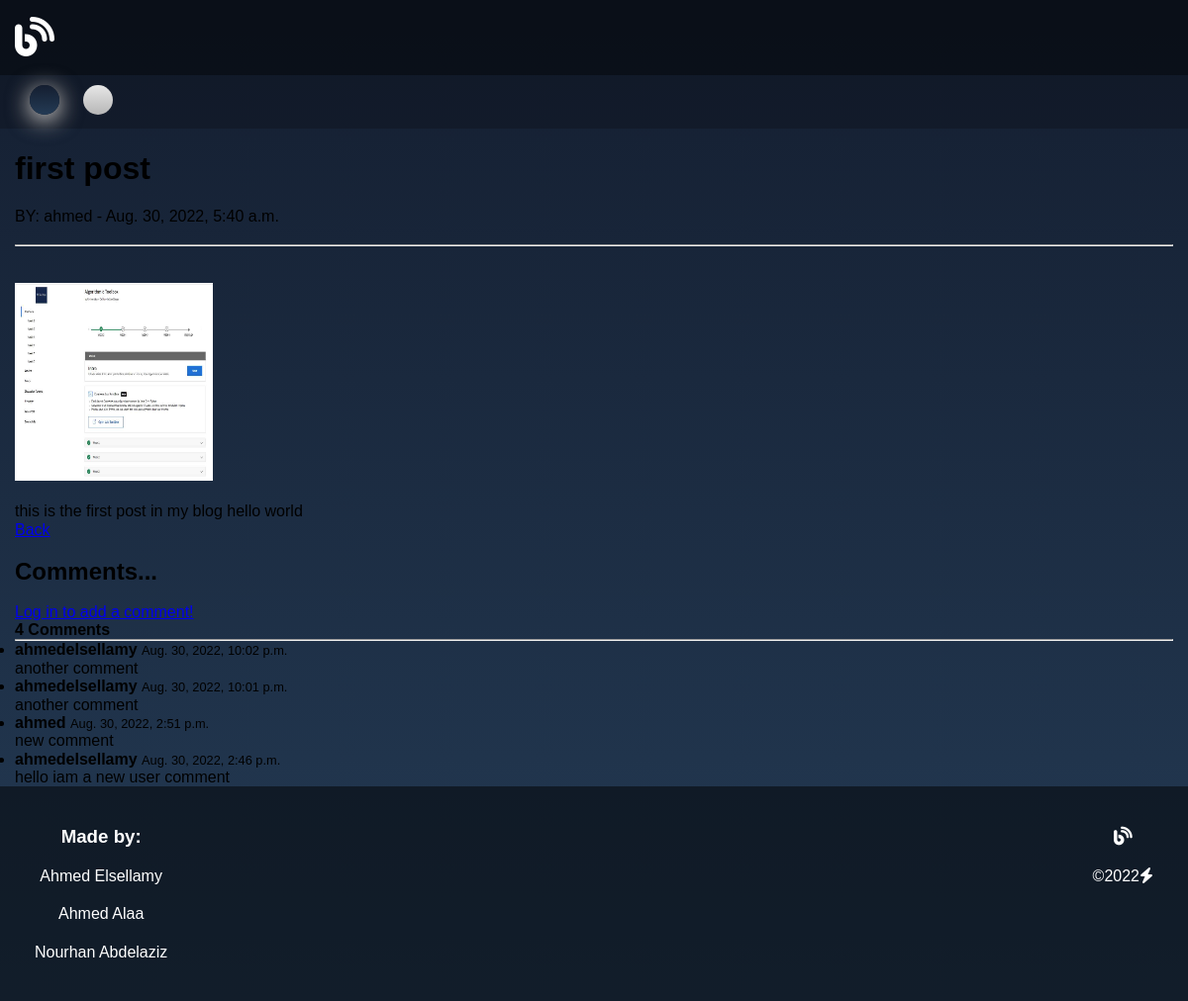
Screenshot of /categories/posts/1 with the database file from the repository.
### categories/models.py (models this page shows, shortened)
class Post(models.Model):
    post_title = models.CharField(
        max_length=20, null=False, verbose_name='title')
    post_image = models.ImageField(
        upload_to='categories/post/images/', null=True, verbose_name='image')
    post_content = models.TextField(null=True)
    post_category_id = models.ForeignKey(
        Category, on_delete=models.CASCADE, null=True, verbose_name='category')
    tags = TaggableManager()
    post_user_id = models.ForeignKey(
        User, on_delete=models.CASCADE, null=True, verbose_name='user')
    post_created_at = models.DateTimeField(auto_now_add=True, null=True)
    post_updated_at = models.DateTimeField(auto_now=True, null=True)
    likes = models.ManyToManyField(User, related_name='likes', blank=True)
    dislikes = models.ManyToManyField(
        User, related_name='dislikes', blank=True)
    def get_image_url(self):
        return f"/media/{self.post_image}"
    @property
    def number_of_comments(self):
        return Comment.objects.filter(comment_post_id=self).count()

class Comment(models.Model):
    comment_content = models.TextField(max_length=200)
    comment_post_id = models.ForeignKey(
        Post, related_name='comments', on_delete=models.CASCADE)
    comment_user_id = models.ForeignKey(User, on_delete=models.CASCADE)
    comment_time = models.DateTimeField(auto_now_add=True)
    class Meta:
        ordering = ['comment_time']

### categories/views.py (the view, shortened to what this page needs)
# urls.py: path('posts/<int:pk>', PostDetail.as_view(), name='post-details'),
class PostDetail(DetailView):
    model = Post
    template_name = 'categories/posts/post_details.html'
    def get_context_data(self, **kwargs):
        data = super().get_context_data(**kwargs)
        comments_connected = Comment.objects.filter(
            comment_post_id=self.get_object()).order_by('-comment_time')
        data['comments'] = comments_connected
        if self.request.user.is_authenticated:
            data['comment_form'] = CommentForm(instance=self.request.user)
        return data

### templates/categories/posts/post_details.html
{% extends 'global/base.html' %}
{% block main %}
    <div class="container">
        <h1>{{ post.post_title }}</h1>
        <p>BY: {{ post.post_user_id }} - {{ post.post_created_at }}</p>
        <br><hr>
        <br><br>
        <img src="{{ post.get_image_url }}" alt="..."
             width="200" height="200"><br><br>
        <p>{{ post.post_content }}</p>
        <a href="{% url 'posts-index' %}">Back</a>
        <br><br>
        <h2>Comments...</h2>
        <br>
        {% if user.is_authenticated %}
          <form method="POST">
            {% csrf_token %}
            <div class="form-group">
              {{ comment_form }}
              <button class="btn btn-info" type="submit">Add comment <i class="fas fa-comments"></i></button>
            </div>
          </form>
          {% else %}
          <a class="btn btn-outline-info" href="{% url 'login' %}?next={{request.path}}">Log in to add a comment!</a><br>
          {% endif %}
          {% if comments %}
          <strong class="text-secondary">{{ object.number_of_comments }} Comment{{ object.number_of_comments|pluralize }}</strong>
          <hr>
          <ul>
            {% for comment in comments %}
            <li>
             <div>
                <span>
                  <strong class="text-info">{{ comment.comment_user_id }} </strong>
                  <small class="text-muted">{{ comment.comment_time }}</small>
                </span>
                <p>
                  {{ comment.comment_content|safe }}
                </p>
              </div>
            </li>
            {% endfor %}
          </ul>
          {% else %}
            <strong class="text-secondary">No comments yet...</strong>
          {% endif %}
    </div>
{% endblock %}

### static/global/styles/main.css (style rules this page uses)
:root { --main-color: #03e9f4; --back-color-1: #141e30; --back-color-2: #243b55; --text-color: #fff; --box-color: rgba(0, 0, 0, 0.5); }
* { box-sizing: border-box; margin: 0; padding: 0; }
body { font-family: sans-serif; background: linear-gradient(var(--back-color-1), var(--back-color-2)); }
.container { margin-left: auto; margin-right: auto; padding-left: 10px; padding-right: 10px; }
@media (min-width: 576px) { .container { width: 570px; } }
@media (min-width: 768px) { .container { width: 750px; } }
@media (min-width: 992px) { .container { width: 980px; } }
@media (min-width: 1200px) { .container { width: 1190px; } }

### rows the page displays
Post: post_title "first post", post_user_id "ahmed", post_created_at "Aug. 30, 2022, 5:40 a.m.", get_image_url (picture), post_content "this is the first post in my blog hello world", number_of_comments "4"
Comment: comment_user_id "ahmedelsellamy", comment_time "Aug. 30, 2022, 10:02 p.m.", comment_content "another comment"
Comment: comment_user_id "ahmedelsellamy", comment_time "Aug. 30, 2022, 10:01 p.m.", comment_content "another comment"
Comment: comment_user_id "ahmed", comment_time "Aug. 30, 2022, 2:51 p.m.", comment_content "new comment"
Comment: comment_user_id "ahmedelsellamy", comment_time "Aug. 30, 2022, 2:46 p.m.", comment_content "hello iam a new user comment"
